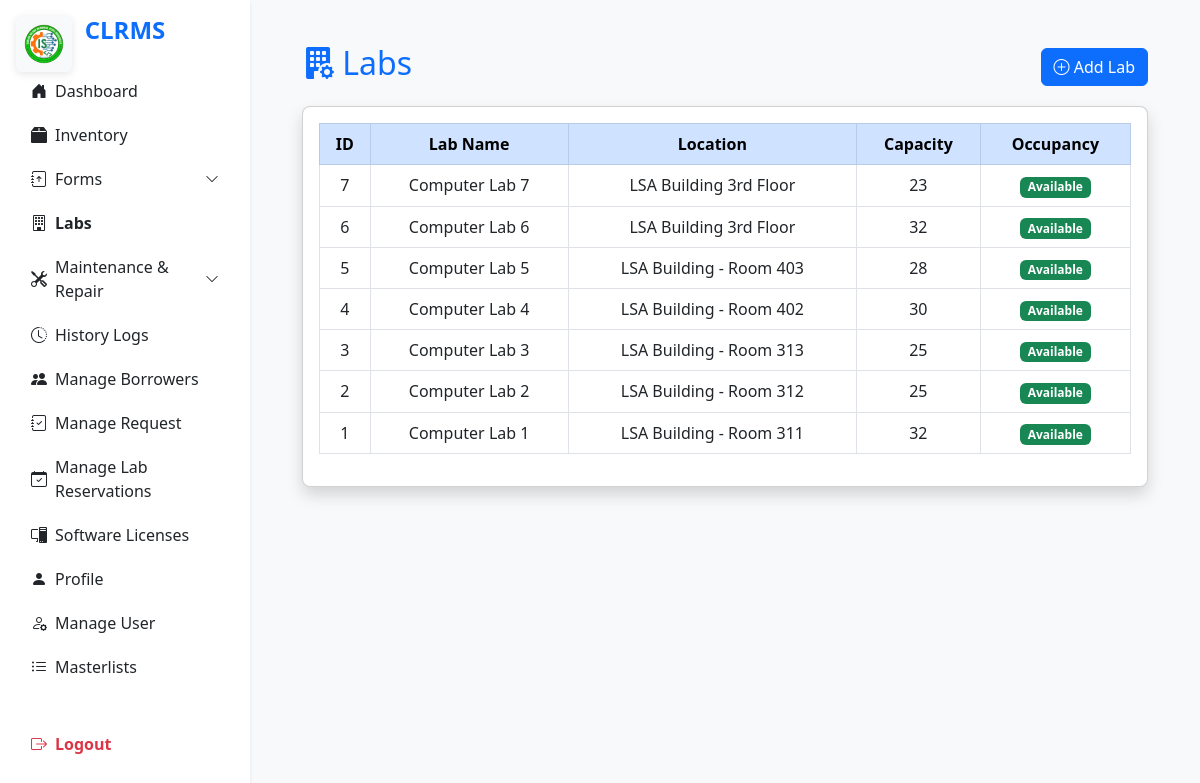
The app's page /pages/lab_details.php (signed in) with its own data.
### tables this page shows
CREATE TABLE `labs` (
  `id` int(11) NOT NULL,
  `lab_name` varchar(100) NOT NULL,
  `location` varchar(100) NOT NULL,
  `capacity` int(11) DEFAULT 0
);

### pages/lab_details.php (the view, shortened to what this page needs)
<?php
$db = (new Database())->getConnection();
$labs = $db->query("SELECT * FROM labs ORDER BY id DESC")->fetchAll(PDO::FETCH_ASSOC);
function is_lab_occupied_now($db, $lab_id) {
    $today = date('Y-m-d');
    $now = date('H:i:s');
    $stmt = $db->prepare("SELECT COUNT(*) FROM lab_reservations WHERE lab_id = ? AND status = 'Approved' AND date_reserved = ? AND time_start <= ? AND time_end > ?");
    $stmt->execute([$lab_id, $today, $now, $now]);
    $count = $stmt->fetchColumn();
    return $count > 0;
}
?>
<!DOCTYPE html>
<html lang="en">
<head>
    <link href="https://cdn.jsdelivr.net/npm/bootstrap@5.3.0/dist/css/bootstrap.min.css" rel="stylesheet">
    <link href="../assets/css/style.css" rel="stylesheet">
    <link href="https://cdn.jsdelivr.net/npm/bootstrap-icons@1.10.5/font/bootstrap-icons.css" rel="stylesheet">
</head>
<body class="bg-light">
<main class="main-content">
    <div class="container-fluid px-4 mt-4">
        <div class="d-flex justify-content-between align-items-center mb-3">
            <h2 class="text-primary"><i class="bi bi-building-fill-gear"></i> Labs</h2>
            <button class="btn btn-primary" data-bs-toggle="modal" data-bs-target="#addLabModal">
                <i class="bi bi-plus-circle"></i> Add Lab
            </button>
        </div>
        <div class="card shadow rounded-3">
            <div class="card-body">
                <?php if (empty($labs)): ?>
                    <p class="text-muted">No labs found.</p>
                <?php else: ?>
                    <div class="table-responsive">
                        <table class="table table-bordered align-middle text-center">
                            <thead class="table-primary">
                            <tr>
                                <th>ID</th>
                                <th>Lab Name</th>
                                <th>Location</th>
                                <th>Capacity</th>
                                <th>Occupancy</th>
                            </tr>
                            </thead>
                            <tbody>
                            <?php foreach ($labs as $lab): ?>
                                <tr>
                                    <td><?= htmlspecialchars($lab['id']) ?></td>
                                    <td><?= htmlspecialchars($lab['lab_name']) ?></td>
                                    <td><?= htmlspecialchars($lab['location']) ?></td>
                                    <td><?= htmlspecialchars($lab['capacity']) ?></td>
                                    <td>
                                        <?php if (is_lab_occupied_now($db, $lab['id'])): ?>
                                            <span class="badge bg-danger">Occupied</span>
                                        <?php else: ?>
                                            <span class="badge bg-success">Available</span>
                                        <?php endif; ?>
                                    </td>
                                </tr>
                            <?php endforeach; ?>
                            </tbody>
                        </table>
                    </div>
                <?php endif; ?>
            </div>
        </div>
    </div>
</main>
</body>
</html>

### assets/css/style.css (style rules this page uses)
body { background-color: #f8f9fa; font-family: 'Segoe UI', Tahoma, Geneva, Verdana, sans-serif; }
.main, .main-content { margin-left: 250px; padding: 20px; transition: margin-left 0.3s ease; }
.container-fluid.px-4 { padding-left: 2rem !important; padding-right: 2rem !important; }
.btn-primary, .bg-primary { background-color: #0d6efd !important; border-color: #0d6efd !important; }

### includes/sidebar_content.php (style rules this page uses)
@media (min-width: 992px) { .main-content, .main { margin-left: 250px; transition: margin-left 0.3s cubic-bezier(.4,0,.2,1); } }

### records on screen
labs: id "7", lab_name "Computer Lab 7", location "LSA Building 3rd Floor", capacity "23", shows "Available"
labs: id "6", lab_name "Computer Lab 6", location "LSA Building 3rd Floor", capacity "32", shows "Available"
labs: id "5", lab_name "Computer Lab 5", location "LSA Building - Room 403", capacity "28", shows "Available"
labs: id "4", lab_name "Computer Lab 4", location "LSA Building - Room 402", capacity "30", shows "Available"
labs: id "3", lab_name "Computer Lab 3", location "LSA Building - Room 313", capacity "25", shows "Available"
labs: id "2", lab_name "Computer Lab 2", location "LSA Building - Room 312", capacity "25", shows "Available"
labs: id "1", lab_name "Computer Lab 1", location "LSA Building - Room 311", capacity "32", shows "Available"
